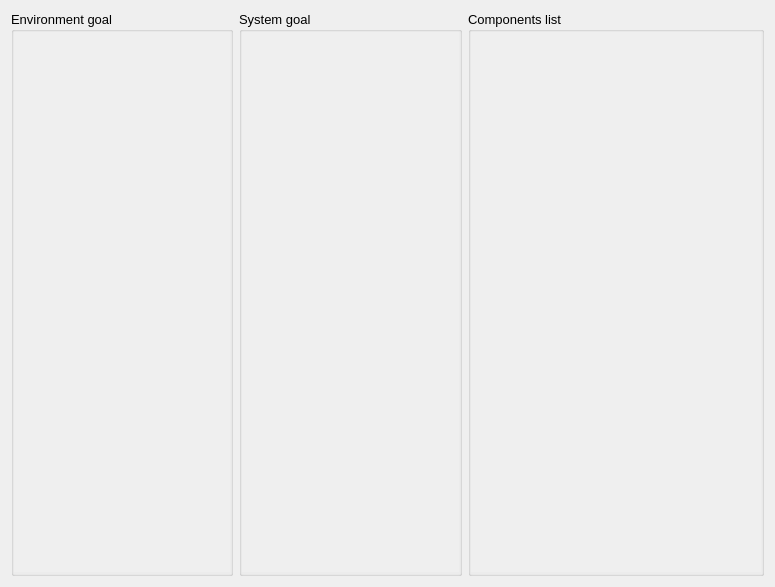
<?xml version="1.0" encoding="UTF-8"?>
<ui version="4.0">
 <class>control</class>
 <widget class="QWidget" name="control">
  <property name="geometry">
   <rect>
    <x>0</x>
    <y>0</y>
    <width>775</width>
    <height>587</height>
   </rect>
  </property>
  <property name="minimumSize">
   <size>
    <width>775</width>
    <height>0</height>
   </size>
  </property>
  <property name="windowTitle">
   <string>Control</string>
  </property>
  <layout class="QVBoxLayout" name="verticalLayout_7" stretch="0">
   <item>
    <layout class="QHBoxLayout" name="horizontalLayout" stretch="3,3,4">
     <item>
      <widget class="QGroupBox" name="groupBox_3">
       <property name="font">
        <font>
         <pointsize>10</pointsize>
        </font>
       </property>
       <property name="title">
        <string>Environment goal</string>
       </property>
       <layout class="QVBoxLayout" name="verticalLayout_4" stretch="0">
        <property name="spacing">
         <number>0</number>
        </property>
        <property name="leftMargin">
         <number>0</number>
        </property>
        <property name="topMargin">
         <number>0</number>
        </property>
        <property name="rightMargin">
         <number>0</number>
        </property>
        <property name="bottomMargin">
         <number>1</number>
        </property>
        <item>
         <widget class="QScrollArea" name="scrollArea">
          <property name="sizePolicy">
           <sizepolicy hsizetype="Expanding" vsizetype="Expanding">
            <horstretch>0</horstretch>
            <verstretch>0</verstretch>
           </sizepolicy>
          </property>
          <property name="font">
           <font>
            <pointsize>8</pointsize>
           </font>
          </property>
          <property name="frameShape">
           <enum>QFrame::NoFrame</enum>
          </property>
          <property name="horizontalScrollBarPolicy">
           <enum>Qt::ScrollBarAsNeeded</enum>
          </property>
          <property name="widgetResizable">
           <bool>true</bool>
          </property>
          <widget class="QWidget" name="env_area">
           <property name="geometry">
            <rect>
             <x>0</x>
             <y>0</y>
             <width>220</width>
             <height>544</height>
            </rect>
           </property>
           <layout class="QVBoxLayout" name="verticalLayout_6">
            <property name="spacing">
             <number>0</number>
            </property>
            <property name="leftMargin">
             <number>5</number>
            </property>
            <property name="topMargin">
             <number>10</number>
            </property>
            <property name="rightMargin">
             <number>5</number>
            </property>
            <property name="bottomMargin">
             <number>5</number>
            </property>
           </layout>
          </widget>
         </widget>
        </item>
       </layout>
      </widget>
     </item>
     <item>
      <widget class="QGroupBox" name="groupBox_2">
       <property name="font">
        <font>
         <pointsize>10</pointsize>
        </font>
       </property>
       <property name="title">
        <string>System goal</string>
       </property>
       <layout class="QVBoxLayout" name="verticalLayout_3" stretch="1">
        <property name="spacing">
         <number>0</number>
        </property>
        <property name="leftMargin">
         <number>0</number>
        </property>
        <property name="topMargin">
         <number>0</number>
        </property>
        <property name="rightMargin">
         <number>0</number>
        </property>
        <property name="bottomMargin">
         <number>1</number>
        </property>
        <item>
         <widget class="QScrollArea" name="scrollArea_2">
          <property name="sizePolicy">
           <sizepolicy hsizetype="Expanding" vsizetype="Expanding">
            <horstretch>0</horstretch>
            <verstretch>0</verstretch>
           </sizepolicy>
          </property>
          <property name="font">
           <font>
            <pointsize>8</pointsize>
           </font>
          </property>
          <property name="frameShape">
           <enum>QFrame::NoFrame</enum>
          </property>
          <property name="horizontalScrollBarPolicy">
           <enum>Qt::ScrollBarAsNeeded</enum>
          </property>
          <property name="widgetResizable">
           <bool>true</bool>
          </property>
          <widget class="QWidget" name="sys_area">
           <property name="geometry">
            <rect>
             <x>0</x>
             <y>0</y>
             <width>221</width>
             <height>544</height>
            </rect>
           </property>
           <layout class="QVBoxLayout" name="verticalLayout_5">
            <property name="spacing">
             <number>0</number>
            </property>
            <property name="leftMargin">
             <number>5</number>
            </property>
            <property name="topMargin">
             <number>10</number>
            </property>
            <property name="rightMargin">
             <number>5</number>
            </property>
            <property name="bottomMargin">
             <number>5</number>
            </property>
           </layout>
          </widget>
         </widget>
        </item>
       </layout>
      </widget>
     </item>
     <item>
      <widget class="QGroupBox" name="groupBox">
       <property name="font">
        <font>
         <pointsize>10</pointsize>
        </font>
       </property>
       <property name="title">
        <string>Components list</string>
       </property>
       <layout class="QVBoxLayout" name="verticalLayout_2" stretch="0">
        <property name="spacing">
         <number>6</number>
        </property>
        <property name="leftMargin">
         <number>0</number>
        </property>
        <property name="topMargin">
         <number>0</number>
        </property>
        <property name="rightMargin">
         <number>0</number>
        </property>
        <property name="bottomMargin">
         <number>1</number>
        </property>
        <item>
         <widget class="QScrollArea" name="componentsScrollArea">
          <property name="font">
           <font>
            <pointsize>8</pointsize>
           </font>
          </property>
          <property name="frameShape">
           <enum>QFrame::NoFrame</enum>
          </property>
          <property name="horizontalScrollBarPolicy">
           <enum>Qt::ScrollBarAlwaysOff</enum>
          </property>
          <property name="widgetResizable">
           <bool>true</bool>
          </property>
          <widget class="QWidget" name="componentsListScrollArea">
           <property name="geometry">
            <rect>
             <x>0</x>
             <y>0</y>
             <width>294</width>
             <height>544</height>
            </rect>
           </property>
          </widget>
         </widget>
        </item>
       </layout>
      </widget>
     </item>
    </layout>
   </item>
  </layout>
 </widget>
 <resources/>
 <connections/>
</ui>
